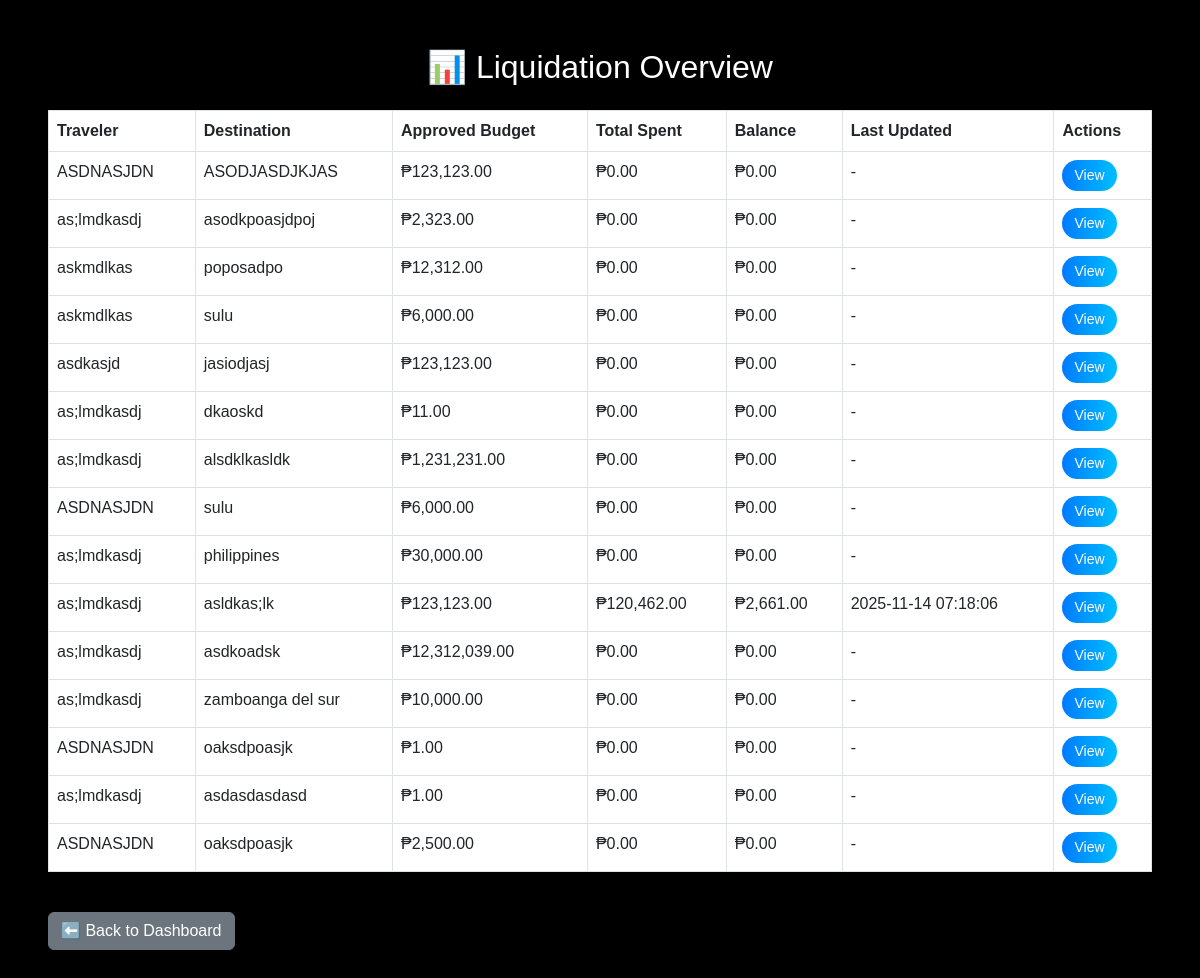
/liquidation/view_liquidation.php (signed in), run on the app's committed database.
### tables this page shows
CREATE TABLE `travel_requests` (
  `id` int(11) NOT NULL,
  `employee_id` int(11) NOT NULL,
  `destination_id` int(11) NOT NULL,
  `reason` text NOT NULL,
  `travel_date` date NOT NULL,
  `departure_date` date NOT NULL,
  `return_date` date NOT NULL,
  `total_cost` decimal(10,2) NOT NULL DEFAULT 0.00,
  `status` enum('Pending','Approved','Rejected','Withdrawn') NOT NULL DEFAULT 'Pending',
  `user_id` int(11) NOT NULL,
  `created_at` timestamp NOT NULL DEFAULT current_timestamp(),
  `liquidation_total` decimal(10,2) DEFAULT 0.00,
  `liquidation_balance` decimal(10,2) DEFAULT 0.00,
  `last_modified_by` varchar(100) DEFAULT NULL,
  `last_modified_at` datetime DEFAULT NULL,
  `withdrawal_reason` text DEFAULT NULL,
  `withdrawal_status` enum('None','Pending','Approved','Rejected') DEFAULT 'None',
  `is_deleted` tinyint(1) DEFAULT 0
);

CREATE TABLE `employees` (
  `id` int(11) NOT NULL,
  `full_name` varchar(100) NOT NULL,
  `department` varchar(100) NOT NULL,
  `email` varchar(100) NOT NULL,
  `created_at` timestamp NOT NULL DEFAULT current_timestamp(),
  `user_id` int(11) DEFAULT NULL
);

CREATE TABLE `destinations` (
  `id` int(11) NOT NULL,
  `destination_name` varchar(100) NOT NULL,
  `country` varchar(100) NOT NULL,
  `purpose` text DEFAULT NULL,
  `created_at` timestamp NOT NULL DEFAULT current_timestamp()
);

CREATE TABLE `liquidations` (
  `id` int(11) NOT NULL,
  `request_id` int(11) NOT NULL,
  `total_amount` decimal(12,2) DEFAULT 0.00,
  `balance` decimal(12,2) DEFAULT 0.00,
  `created_at` datetime DEFAULT current_timestamp(),
  `updated_at` datetime DEFAULT current_timestamp() ON UPDATE current_timestamp()
);

### liquidation/view_liquidation.php (the view, shortened to what this page needs)
<?php
require 'db_connect.php';
$stmt = $pdo->prepare("
    SELECT tr.id AS request_id,
           e.full_name AS employee_name,
           d.destination_name AS destination,
           tr.total_cost AS approved_budget,
           COALESCE(l.total_amount, 0) AS total_spent,
           COALESCE(l.balance, 0) AS balance,
           l.updated_at
    FROM travel_requests tr
    LEFT JOIN employees e ON tr.employee_id = e.id
    LEFT JOIN destinations d ON tr.destination_id = d.id
    LEFT JOIN liquidations l ON tr.id = l.request_id
    ORDER BY tr.id DESC
");
$stmt->execute();
$liquidations = $stmt->fetchAll(PDO::FETCH_ASSOC);
?>
<!DOCTYPE html>
<html lang="en">
<head>
<link href="https://cdn.jsdelivr.net/npm/bootstrap@5.3.0/dist/css/bootstrap.min.css" rel="stylesheet">
</head>
<body class="p-5">
<h2 class="text-center mb-4">📊 Liquidation Overview</h2>
<table class="table table-bordered text-white">
    <thead>
        <tr>
            <th>Traveler</th>
            <th>Destination</th>
            <th>Approved Budget</th>
            <th>Total Spent</th>
            <th>Balance</th>
            <th>Last Updated</th>
            <th>Actions</th>
        </tr>
    </thead>
    <tbody>
    <?php foreach ($liquidations as $row): ?>
        <tr>
            <td><?= htmlspecialchars($row['employee_name']) ?></td>
            <td><?= htmlspecialchars($row['destination']) ?></td>
            <td>₱<?= number_format($row['approved_budget'], 2) ?></td>
            <td>₱<?= number_format($row['total_spent'], 2) ?></td>
            <td><?= $row['balance'] < 0 ? '<span style="color:#ff6666;">₱'.number_format($row['balance'],2).'</span>' : '₱'.number_format($row['balance'],2) ?></td>
            <td><?= $row['updated_at'] ?: '-' ?></td>
            <td><a href="liquidation.php?id=<?= $row['request_id'] ?>" class="btn-view btn btn-sm">View</a></td>
        </tr>
    <?php endforeach; ?>
    </tbody>
</table>
<a href="view_requests.php" class="btn btn-secondary mt-4">⬅️ Back to Dashboard</a>
</body>
</html>

### liquidation/view_liquidation.php (style rules this page uses)
body { background: #000; color: #fff; font-family: 'Poppins', sans-serif; }
.table { background: rgba(255,255,255,0.05); }
.btn-view { background: linear-gradient(90deg, #007bff, #00bfff); border: none; color: #fff; border-radius: 20px; padding: 5px 12px; }

### data on the page
travel_requests: employee.full_name "ASDNASJDN", destination.destination_name "ASODJASDJKJAS", total_cost "123,123.00", total_spent "0.00", balance "0.00", updated_at "-"
travel_requests: employee.full_name "as;lmdkasdj", destination.destination_name "asodkpoasjdpoj", total_cost "2,323.00", total_spent "0.00", balance "0.00", updated_at "-"
travel_requests: employee.full_name "askmdlkas", destination.destination_name "poposadpo", total_cost "12,312.00", total_spent "0.00", balance "0.00", updated_at "-"
travel_requests: employee.full_name "askmdlkas", destination.destination_name "sulu", total_cost "6,000.00", total_spent "0.00", balance "0.00", updated_at "-"
travel_requests: employee.full_name "asdkasjd", destination.destination_name "jasiodjasj", total_cost "123,123.00", total_spent "0.00", balance "0.00", updated_at "-"
travel_requests: employee.full_name "as;lmdkasdj", destination.destination_name "dkaoskd", total_cost "11.00", total_spent "0.00", balance "0.00", updated_at "-"
travel_requests: employee.full_name "as;lmdkasdj", destination.destination_name "alsdklkasldk", total_cost "1,231,231.00", total_spent "0.00", balance "0.00", updated_at "-"
travel_requests: employee.full_name "ASDNASJDN", destination.destination_name "sulu", total_cost "6,000.00", total_spent "0.00", balance "0.00", updated_at "-"
travel_requests: employee.full_name "as;lmdkasdj", destination.destination_name "philippines", total_cost "30,000.00", total_spent "0.00", balance "0.00", updated_at "-"
travel_requests: employee.full_name "as;lmdkasdj", destination.destination_name "asldkas;lk", total_cost "123,123.00", total_spent "120,462.00", balance "2,661.00", liquidations.updated_at "2025-11-14 07:18:06"
travel_requests: employee.full_name "as;lmdkasdj", destination.destination_name "asdkoadsk", total_cost "12,312,039.00", total_spent "0.00", balance "0.00", updated_at "-"
travel_requests: employee.full_name "as;lmdkasdj", destination.destination_name "zamboanga del sur", total_cost "10,000.00", total_spent "0.00", balance "0.00", updated_at "-"
travel_requests: employee.full_name "ASDNASJDN", destination.destination_name "oaksdpoasjk", total_cost "1.00", total_spent "0.00", balance "0.00", updated_at "-"
travel_requests: employee.full_name "as;lmdkasdj", destination.destination_name "asdasdasdasd", total_cost "1.00", total_spent "0.00", balance "0.00", updated_at "-"
travel_requests: employee.full_name "ASDNASJDN", destination.destination_name "oaksdpoasjk", total_cost "2,500.00", total_spent "0.00", balance "0.00", updated_at "-"
